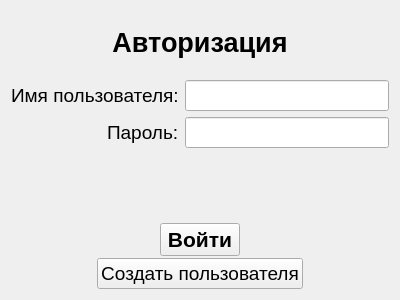
<?xml version="1.0" encoding="UTF-8"?>
<ui version="4.0"> 
 <class>Window_Authorization</class>
 <widget class="QWidget" name="Window_Authorization">
  <property name="geometry">
   <rect>
    <x>0</x>
    <y>0</y>
    <width>400</width>
    <height>300</height>
   </rect>
  </property>
  <property name="windowTitle">
   <string>Form</string>
  </property>
  <layout class="QVBoxLayout" name="verticalLayout_2">
   <item>
    <widget class="QLabel" name="mainLabel">
     <property name="font">
      <font>
       <pointsize>20</pointsize>
       <weight>75</weight>
       <bold>true</bold>
      </font>
     </property>
     <property name="text">
      <string>Авторизация</string>
     </property>
     <property name="alignment">
      <set>Qt::AlignCenter</set>
     </property>
    </widget>
   </item>
   <item>
    <layout class="QFormLayout" name="formLayout">
     <property name="labelAlignment">
      <set>Qt::AlignRight|Qt::AlignTrailing|Qt::AlignVCenter</set>
     </property>
     <item row="0" column="0">
      <widget class="QLabel" name="labelLogin">
       <property name="font">
        <font>
         <pointsize>14</pointsize>
        </font>
       </property>
       <property name="text">
        <string>Имя пользователя:</string>
       </property>
      </widget>
     </item>
     <item row="0" column="1">
      <widget class="QLineEdit" name="login">
       <property name="font">
        <font>
         <pointsize>14</pointsize>
        </font>
       </property>
      </widget>
     </item>
     <item row="1" column="0">
      <widget class="QLabel" name="labelPassword">
       <property name="font">
        <font>
         <pointsize>14</pointsize>
        </font>
       </property>
       <property name="text">
        <string>Пароль:</string>
       </property>
      </widget>
     </item>
     <item row="1" column="1">
      <widget class="QLineEdit" name="password">
       <property name="font">
        <font>
         <pointsize>14</pointsize>
        </font>
       </property>
       <property name="echoMode">
        <enum>QLineEdit::Password</enum>
       </property>
      </widget>
     </item>
    </layout>
   </item>
   <item>
    <widget class="QLabel" name="labelError">
     <property name="font">
      <font>
       <pointsize>10</pointsize>
      </font>
     </property>
     <property name="styleSheet">
      <string notr="true">QLabel { color: rgb(240, 0, 0); }</string>
     </property>
     <property name="text">
      <string/>
     </property>
     <property name="alignment">
      <set>Qt::AlignCenter</set>
     </property>
    </widget>
   </item>
   <item>
    <layout class="QVBoxLayout" name="verticalLayout">
     <property name="spacing">
      <number>2</number>
     </property>
     <item>
      <layout class="QHBoxLayout" name="horizontalLayout">
       <item>
        <widget class="QPushButton" name="buttonEntry">
         <property name="sizePolicy">
          <sizepolicy hsizetype="Maximum" vsizetype="Fixed">
           <horstretch>0</horstretch>
           <verstretch>0</verstretch>
          </sizepolicy>
         </property>
         <property name="font">
          <font>
           <pointsize>16</pointsize>
           <weight>75</weight>
           <bold>true</bold>
          </font>
         </property>
         <property name="text">
          <string>Войти</string>
         </property>
        </widget>
       </item>
      </layout>
     </item>
     <item>
      <layout class="QHBoxLayout" name="horizontalLayout_4">
       <item>
        <widget class="QPushButton" name="buttonCreateUser">
         <property name="sizePolicy">
          <sizepolicy hsizetype="Maximum" vsizetype="Fixed">
           <horstretch>0</horstretch>
           <verstretch>0</verstretch>
          </sizepolicy>
         </property>
         <property name="font">
          <font>
           <pointsize>14</pointsize>
          </font>
         </property>
         <property name="text">
          <string>Создать пользователя</string>
         </property>
        </widget>
       </item>
      </layout>
     </item>
    </layout>
   </item>
  </layout>
 </widget>
 <resources/>
 <connections/>
</ui>
